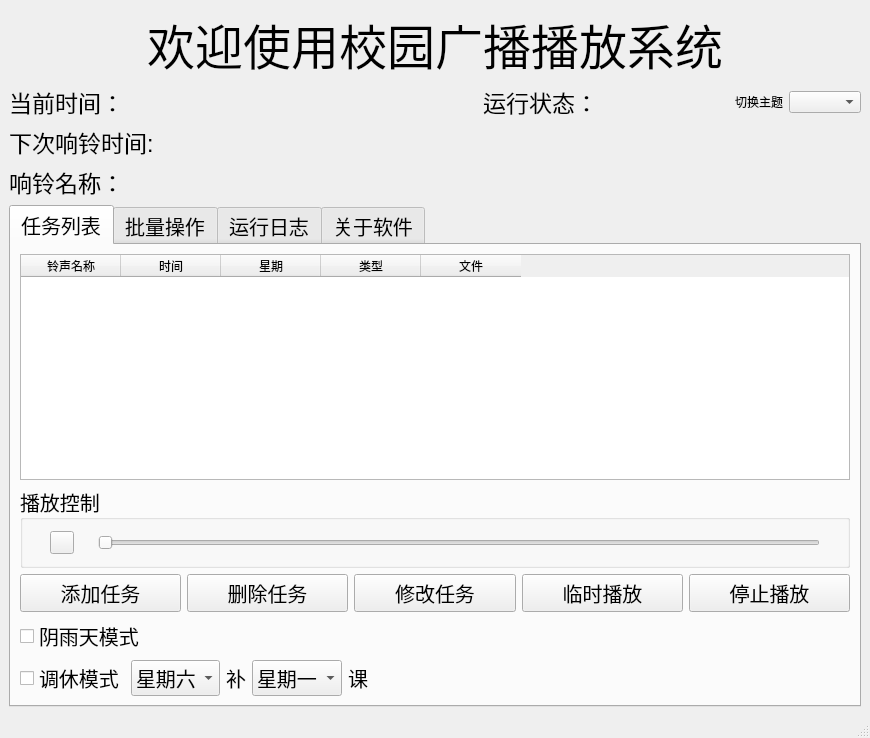
<?xml version="1.0" encoding="UTF-8"?>
<ui version="4.0">
 <class>MainWindow</class>
 <widget class="QMainWindow" name="MainWindow">
  <property name="geometry">
   <rect>
    <x>0</x>
    <y>0</y>
    <width>870</width>
    <height>738</height>
   </rect>
  </property>
  <property name="windowTitle">
   <string>校园广播播放系统</string>
  </property>
  <property name="windowIcon">
   <iconset resource="resource.qrc">
    <normaloff>:/pictures/icon.ico</normaloff>:/pictures/icon.ico</iconset>
  </property>
  <property name="styleSheet">
   <string notr="true"/>
  </property>
  <widget class="QWidget" name="centralwidget">
   <property name="styleSheet">
    <string notr="true"/>
   </property>
   <layout class="QVBoxLayout" name="verticalLayout_3" stretch="0,0,0,0,10">
    <item>
     <widget class="QLabel" name="label">
      <property name="font">
       <font>
        <family>Microsoft YaHei UI</family>
        <pointsize>36</pointsize>
        <weight>50</weight>
        <bold>false</bold>
       </font>
      </property>
      <property name="text">
       <string>欢迎使用校园广播播放系统</string>
      </property>
      <property name="alignment">
       <set>Qt::AlignCenter</set>
      </property>
     </widget>
    </item>
    <item>
     <layout class="QHBoxLayout" name="horizontalLayout_2" stretch="0,0,0,0,0,0,0">
      <item>
       <widget class="QLabel" name="label_2">
        <property name="sizePolicy">
         <sizepolicy hsizetype="Maximum" vsizetype="Preferred">
          <horstretch>0</horstretch>
          <verstretch>0</verstretch>
         </sizepolicy>
        </property>
        <property name="font">
         <font>
          <family>Microsoft YaHei UI</family>
          <pointsize>17</pointsize>
         </font>
        </property>
        <property name="text">
         <string>当前时间：</string>
        </property>
       </widget>
      </item>
      <item>
       <widget class="QLabel" name="label_3">
        <property name="minimumSize">
         <size>
          <width>180</width>
          <height>0</height>
         </size>
        </property>
        <property name="font">
         <font>
          <family>Microsoft YaHei UI</family>
          <pointsize>17</pointsize>
         </font>
        </property>
        <property name="text">
         <string/>
        </property>
       </widget>
      </item>
      <item>
       <spacer name="horizontalSpacer_3">
        <property name="orientation">
         <enum>Qt::Horizontal</enum>
        </property>
        <property name="sizeHint" stdset="0">
         <size>
          <width>40</width>
          <height>20</height>
         </size>
        </property>
       </spacer>
      </item>
      <item>
       <widget class="QLabel" name="label_5">
        <property name="sizePolicy">
         <sizepolicy hsizetype="Maximum" vsizetype="Preferred">
          <horstretch>0</horstretch>
          <verstretch>0</verstretch>
         </sizepolicy>
        </property>
        <property name="minimumSize">
         <size>
          <width>120</width>
          <height>0</height>
         </size>
        </property>
        <property name="font">
         <font>
          <family>Microsoft YaHei UI</family>
          <pointsize>17</pointsize>
         </font>
        </property>
        <property name="text">
         <string>运行状态：</string>
        </property>
       </widget>
      </item>
      <item>
       <widget class="QLabel" name="label_4">
        <property name="sizePolicy">
         <sizepolicy hsizetype="Maximum" vsizetype="Preferred">
          <horstretch>0</horstretch>
          <verstretch>0</verstretch>
         </sizepolicy>
        </property>
        <property name="minimumSize">
         <size>
          <width>120</width>
          <height>0</height>
         </size>
        </property>
        <property name="maximumSize">
         <size>
          <width>240</width>
          <height>16777215</height>
         </size>
        </property>
        <property name="font">
         <font>
          <family>Microsoft YaHei UI</family>
          <pointsize>17</pointsize>
         </font>
        </property>
        <property name="text">
         <string/>
        </property>
       </widget>
      </item>
      <item>
       <widget class="QLabel" name="label_11">
        <property name="text">
         <string>切换主题</string>
        </property>
       </widget>
      </item>
      <item>
       <widget class="QComboBox" name="themeChangeBox"/>
      </item>
     </layout>
    </item>
    <item>
     <layout class="QHBoxLayout" name="horizontalLayout_9">
      <item>
       <widget class="QLabel" name="label_9">
        <property name="sizePolicy">
         <sizepolicy hsizetype="Minimum" vsizetype="Preferred">
          <horstretch>0</horstretch>
          <verstretch>0</verstretch>
         </sizepolicy>
        </property>
        <property name="minimumSize">
         <size>
          <width>170</width>
          <height>0</height>
         </size>
        </property>
        <property name="maximumSize">
         <size>
          <width>200</width>
          <height>16777215</height>
         </size>
        </property>
        <property name="font">
         <font>
          <family>Microsoft YaHei UI</family>
          <pointsize>17</pointsize>
         </font>
        </property>
        <property name="text">
         <string>下次响铃时间:</string>
        </property>
       </widget>
      </item>
      <item>
       <widget class="QLabel" name="next_time_label">
        <property name="font">
         <font>
          <family>Microsoft YaHei UI</family>
          <pointsize>17</pointsize>
         </font>
        </property>
        <property name="text">
         <string/>
        </property>
       </widget>
      </item>
      <item>
       <spacer name="horizontalSpacer_4">
        <property name="orientation">
         <enum>Qt::Horizontal</enum>
        </property>
        <property name="sizeHint" stdset="0">
         <size>
          <width>40</width>
          <height>20</height>
         </size>
        </property>
       </spacer>
      </item>
     </layout>
    </item>
    <item>
     <layout class="QHBoxLayout" name="horizontalLayout_11">
      <item>
       <widget class="QLabel" name="label_10">
        <property name="font">
         <font>
          <family>Microsoft YaHei UI</family>
          <pointsize>17</pointsize>
         </font>
        </property>
        <property name="text">
         <string>响铃名称：</string>
        </property>
       </widget>
      </item>
      <item>
       <widget class="QLabel" name="next_name_label">
        <property name="font">
         <font>
          <family>Microsoft YaHei UI</family>
          <pointsize>17</pointsize>
         </font>
        </property>
        <property name="text">
         <string/>
        </property>
       </widget>
      </item>
      <item>
       <spacer name="horizontalSpacer_6">
        <property name="orientation">
         <enum>Qt::Horizontal</enum>
        </property>
        <property name="sizeHint" stdset="0">
         <size>
          <width>40</width>
          <height>20</height>
         </size>
        </property>
       </spacer>
      </item>
     </layout>
    </item>
    <item>
     <widget class="QTabWidget" name="tabWidget">
      <property name="enabled">
       <bool>true</bool>
      </property>
      <property name="font">
       <font>
        <family>微软雅黑</family>
        <pointsize>15</pointsize>
       </font>
      </property>
      <property name="styleSheet">
       <string notr="true"/>
      </property>
      <property name="currentIndex">
       <number>0</number>
      </property>
      <widget class="QWidget" name="tab">
       <attribute name="title">
        <string>任务列表</string>
       </attribute>
       <layout class="QVBoxLayout" name="verticalLayout_2" stretch="6,0,0,0,0">
        <item>
         <widget class="QTableWidget" name="tableWidget">
          <property name="styleSheet">
           <string notr="true">font: 14pt &quot;方正姚体&quot;;</string>
          </property>
          <property name="sortingEnabled">
           <bool>true</bool>
          </property>
          <attribute name="horizontalHeaderCascadingSectionResizes">
           <bool>false</bool>
          </attribute>
          <column>
           <property name="text">
            <string>铃声名称</string>
           </property>
          </column>
          <column>
           <property name="text">
            <string>时间</string>
           </property>
          </column>
          <column>
           <property name="text">
            <string>星期</string>
           </property>
          </column>
          <column>
           <property name="text">
            <string>类型</string>
           </property>
          </column>
          <column>
           <property name="text">
            <string>文件</string>
           </property>
          </column>
         </widget>
        </item>
        <item>
         <widget class="QGroupBox" name="groupBox_4">
          <property name="title">
           <string>播放控制</string>
          </property>
          <layout class="QHBoxLayout" name="horizontalLayout_6">
           <item>
            <widget class="QLabel" name="musisc_name_label">
             <property name="text">
              <string/>
             </property>
            </widget>
           </item>
           <item>
            <widget class="QToolButton" name="pause_play_button">
             <property name="text">
              <string/>
             </property>
             <property name="icon">
              <iconset resource="resource.qrc">
               <normaloff>:/pictures/pause.png</normaloff>:/pictures/pause.png</iconset>
             </property>
            </widget>
           </item>
           <item>
            <widget class="QLabel" name="current_time_label">
             <property name="text">
              <string/>
             </property>
            </widget>
           </item>
           <item>
            <widget class="QSlider" name="music_Slider">
             <property name="orientation">
              <enum>Qt::Horizontal</enum>
             </property>
            </widget>
           </item>
           <item>
            <widget class="QLabel" name="totle_time_label">
             <property name="text">
              <string/>
             </property>
            </widget>
           </item>
          </layout>
         </widget>
        </item>
        <item>
         <layout class="QHBoxLayout" name="horizontalLayout">
          <item>
           <widget class="QPushButton" name="pushButton">
            <property name="text">
             <string>添加任务</string>
            </property>
           </widget>
          </item>
          <item>
           <widget class="QPushButton" name="pushButton_1">
            <property name="text">
             <string>删除任务</string>
            </property>
           </widget>
          </item>
          <item>
           <widget class="QPushButton" name="pushButton_3">
            <property name="text">
             <string>修改任务</string>
            </property>
           </widget>
          </item>
          <item>
           <widget class="QPushButton" name="pushButton_2">
            <property name="text">
             <string>临时播放</string>
            </property>
           </widget>
          </item>
          <item>
           <widget class="QPushButton" name="pushButton_5">
            <property name="text">
             <string>停止播放</string>
            </property>
           </widget>
          </item>
         </layout>
        </item>
        <item>
         <widget class="QCheckBox" name="checkBox">
          <property name="text">
           <string>阴雨天模式</string>
          </property>
         </widget>
        </item>
        <item>
         <layout class="QHBoxLayout" name="horizontalLayout_3">
          <item>
           <widget class="QCheckBox" name="checkBox_2">
            <property name="enabled">
             <bool>true</bool>
            </property>
            <property name="text">
             <string>调休模式</string>
            </property>
            <property name="checkable">
             <bool>true</bool>
            </property>
           </widget>
          </item>
          <item>
           <widget class="QComboBox" name="comboBox">
            <item>
             <property name="text">
              <string>星期六</string>
             </property>
            </item>
            <item>
             <property name="text">
              <string>星期日</string>
             </property>
            </item>
           </widget>
          </item>
          <item>
           <widget class="QLabel" name="label_6">
            <property name="text">
             <string>补</string>
            </property>
           </widget>
          </item>
          <item>
           <widget class="QComboBox" name="comboBox_2">
            <item>
             <property name="text">
              <string>星期一</string>
             </property>
            </item>
            <item>
             <property name="text">
              <string>星期二</string>
             </property>
            </item>
            <item>
             <property name="text">
              <string>星期三</string>
             </property>
            </item>
            <item>
             <property name="text">
              <string>星期四</string>
             </property>
            </item>
            <item>
             <property name="text">
              <string>星期五</string>
             </property>
            </item>
           </widget>
          </item>
          <item>
           <widget class="QLabel" name="label_7">
            <property name="text">
             <string>课</string>
            </property>
           </widget>
          </item>
          <item>
           <spacer name="horizontalSpacer">
            <property name="orientation">
             <enum>Qt::Horizontal</enum>
            </property>
            <property name="sizeHint" stdset="0">
             <size>
              <width>40</width>
              <height>20</height>
             </size>
            </property>
           </spacer>
          </item>
         </layout>
        </item>
       </layout>
      </widget>
      <widget class="QWidget" name="tab_2">
       <attribute name="title">
        <string>批量操作</string>
       </attribute>
       <layout class="QVBoxLayout" name="verticalLayout_4">
        <item>
         <layout class="QVBoxLayout" name="verticalLayout">
          <property name="spacing">
           <number>10</number>
          </property>
          <item>
           <widget class="QGroupBox" name="groupBox_2">
            <property name="sizePolicy">
             <sizepolicy hsizetype="MinimumExpanding" vsizetype="Preferred">
              <horstretch>0</horstretch>
              <verstretch>0</verstretch>
             </sizepolicy>
            </property>
            <property name="font">
             <font>
              <family>微软雅黑</family>
              <pointsize>14</pointsize>
              <weight>50</weight>
              <bold>false</bold>
             </font>
            </property>
            <property name="title">
             <string>批量改音乐</string>
            </property>
            <property name="flat">
             <bool>false</bool>
            </property>
            <property name="checkable">
             <bool>false</bool>
            </property>
            <layout class="QHBoxLayout" name="horizontalLayout_4">
             <item>
              <widget class="QLineEdit" name="lineEdit">
               <property name="font">
                <font>
                 <family>微软雅黑</family>
                 <pointsize>15</pointsize>
                 <weight>50</weight>
                 <bold>false</bold>
                </font>
               </property>
               <property name="readOnly">
                <bool>true</bool>
               </property>
              </widget>
             </item>
             <item>
              <widget class="QToolButton" name="toolButton">
               <property name="text">
                <string>...</string>
               </property>
              </widget>
             </item>
             <item>
              <widget class="QLabel" name="label_8">
               <property name="text">
                <string>改成</string>
               </property>
              </widget>
             </item>
             <item>
              <widget class="QLineEdit" name="lineEdit_2">
               <property name="readOnly">
                <bool>true</bool>
               </property>
              </widget>
             </item>
             <item>
              <widget class="QToolButton" name="toolButton_2">
               <property name="text">
                <string>...</string>
               </property>
              </widget>
             </item>
             <item>
              <widget class="QPushButton" name="pushButton_4">
               <property name="text">
                <string>确定修改</string>
               </property>
              </widget>
             </item>
            </layout>
           </widget>
          </item>
          <item>
           <widget class="QGroupBox" name="groupBox_3">
            <property name="font">
             <font>
              <family>微软雅黑</family>
              <pointsize>15</pointsize>
              <weight>50</weight>
              <bold>false</bold>
             </font>
            </property>
            <property name="title">
             <string>其他操作</string>
            </property>
            <layout class="QHBoxLayout" name="horizontalLayout_8">
             <item>
              <layout class="QHBoxLayout" name="horizontalLayout_5">
               <item>
                <widget class="QPushButton" name="pushButton_6">
                 <property name="text">
                  <string>导入</string>
                 </property>
                </widget>
               </item>
               <item>
                <widget class="QPushButton" name="pushButton_7">
                 <property name="text">
                  <string>导出</string>
                 </property>
                </widget>
               </item>
               <item>
                <widget class="QPushButton" name="pushButton_8">
                 <property name="text">
                  <string>清空数据</string>
                 </property>
                </widget>
               </item>
               <item>
                <widget class="QPushButton" name="pushButton_9">
                 <property name="text">
                  <string>修正路径</string>
                 </property>
                </widget>
               </item>
               <item>
                <widget class="QPushButton" name="pushButton_10">
                 <property name="text">
                  <string>停止任务</string>
                 </property>
                </widget>
               </item>
              </layout>
             </item>
            </layout>
           </widget>
          </item>
         </layout>
        </item>
       </layout>
      </widget>
      <widget class="QWidget" name="tab_4">
       <attribute name="title">
        <string>运行日志</string>
       </attribute>
       <layout class="QVBoxLayout" name="verticalLayout_6">
        <item>
         <widget class="QTextBrowser" name="textBrowser_2">
          <property name="html">
           <string>&lt;!DOCTYPE HTML PUBLIC &quot;-//W3C//DTD HTML 4.0//EN&quot; &quot;http://www.w3.org/TR/REC-html40/strict.dtd&quot;&gt;
&lt;html&gt;&lt;head&gt;&lt;meta name=&quot;qrichtext&quot; content=&quot;1&quot; /&gt;&lt;style type=&quot;text/css&quot;&gt;
p, li { white-space: pre-wrap; }
&lt;/style&gt;&lt;/head&gt;&lt;body style=&quot; font-family:'微软雅黑'; font-size:15pt; font-weight:400; font-style:normal;&quot;&gt;
&lt;p style=&quot; margin-top:0px; margin-bottom:0px; margin-left:0px; margin-right:0px; -qt-block-indent:0; text-indent:0px;&quot;&gt;&lt;span style=&quot; font-size:8pt;&quot;&gt;                             &lt;/span&gt;&lt;/p&gt;
&lt;p style=&quot; margin-top:0px; margin-bottom:0px; margin-left:0px; margin-right:0px; -qt-block-indent:0; text-indent:0px;&quot;&gt;&lt;span style=&quot; font-size:8pt;&quot;&gt;                                            &lt;/span&gt;&lt;/p&gt;&lt;/body&gt;&lt;/html&gt;</string>
          </property>
         </widget>
        </item>
       </layout>
      </widget>
      <widget class="QWidget" name="tab_3">
       <attribute name="title">
        <string>关于软件</string>
       </attribute>
       <layout class="QVBoxLayout" name="verticalLayout_5">
        <item>
         <widget class="QTextBrowser" name="textBrowser">
          <property name="html">
           <string>&lt;!DOCTYPE HTML PUBLIC &quot;-//W3C//DTD HTML 4.0//EN&quot; &quot;http://www.w3.org/TR/REC-html40/strict.dtd&quot;&gt;
&lt;html&gt;&lt;head&gt;&lt;meta name=&quot;qrichtext&quot; content=&quot;1&quot; /&gt;&lt;style type=&quot;text/css&quot;&gt;
p, li { white-space: pre-wrap; }
&lt;/style&gt;&lt;/head&gt;&lt;body style=&quot; font-family:'微软雅黑'; font-size:15pt; font-weight:400; font-style:normal;&quot;&gt;
&lt;p style=&quot; margin-top:0px; margin-bottom:0px; margin-left:0px; margin-right:0px; -qt-block-indent:0; text-indent:0px;&quot;&gt;                                                &lt;/p&gt;
&lt;p style=&quot; margin-top:0px; margin-bottom:0px; margin-left:0px; margin-right:0px; -qt-block-indent:0; text-indent:0px;&quot;&gt;&lt;span style=&quot; font-family:'SimSun'; font-size:14pt; color:#000000;&quot;&gt;软件作者：                                                蛇象 &lt;/span&gt;                                                &lt;/p&gt;
&lt;p style=&quot; margin-top:0px; margin-bottom:0px; margin-left:0px; margin-right:0px; -qt-block-indent:0; text-indent:0px;&quot;&gt;&lt;span style=&quot; font-family:'SimSun'; font-size:14pt; color:#000000;&quot;&gt;使用场景：管理校园铃声，可以自定义时间和播放铃声，一键阴雨天模式切换，一键调休模式铃声调整，批量修改铃声，批量导入，导出，                                                校园广播管理员的福音， 也可以用于其他场景的定时播放&lt;/span&gt;                                                &lt;/p&gt;
&lt;p style=&quot; margin-top:0px; margin-bottom:0px; margin-left:0px; margin-right:0px; -qt-block-indent:0; text-indent:0px;&quot;&gt;&lt;span style=&quot; font-family:'SimSun'; font-size:14pt; color:#000000;&quot;&gt;联系方式：&lt;/span&gt;                                                &lt;/p&gt;
&lt;p style=&quot; margin-top:0px; margin-bottom:0px; margin-left:0px; margin-right:0px; -qt-block-indent:0; text-indent:0px;&quot;&gt;&lt;span style=&quot; font-family:'SimSun'; font-size:14pt; color:#000000;&quot;&gt;QQ：497661660&lt;/span&gt;                                                &lt;/p&gt;
&lt;p style=&quot; margin-top:0px; margin-bottom:0px; margin-left:0px; margin-right:0px; -qt-block-indent:0; text-indent:0px;&quot;&gt;&lt;span style=&quot; font-family:'SimSun'; font-size:14pt; color:#000000;&quot;&gt;邮箱：497661660@qq.com&lt;/span&gt;                                                &lt;/p&gt;
&lt;p style=&quot; margin-top:0px; margin-bottom:0px; margin-left:0px; margin-right:0px; -qt-block-indent:0; text-indent:0px;&quot;&gt;&lt;span style=&quot; font-family:'SimSun'; font-size:14pt; color:#000000;&quot;&gt;版权申明：本软件仅限非商业用途免费使用，禁止他人作为商业用途，如有意见和建议可以通过上面的联系方式联系作者&lt;/span&gt;                                            &lt;/p&gt;&lt;/body&gt;&lt;/html&gt;</string>
          </property>
         </widget>
        </item>
       </layout>
      </widget>
     </widget>
    </item>
   </layout>
  </widget>
  <widget class="QStatusBar" name="statusbar">
   <property name="font">
    <font>
     <pointsize>9</pointsize>
     <weight>75</weight>
     <bold>true</bold>
    </font>
   </property>
  </widget>
 </widget>
 <resources>
  <include location="resource.qrc"/>
 </resources>
 <connections/>
</ui>
